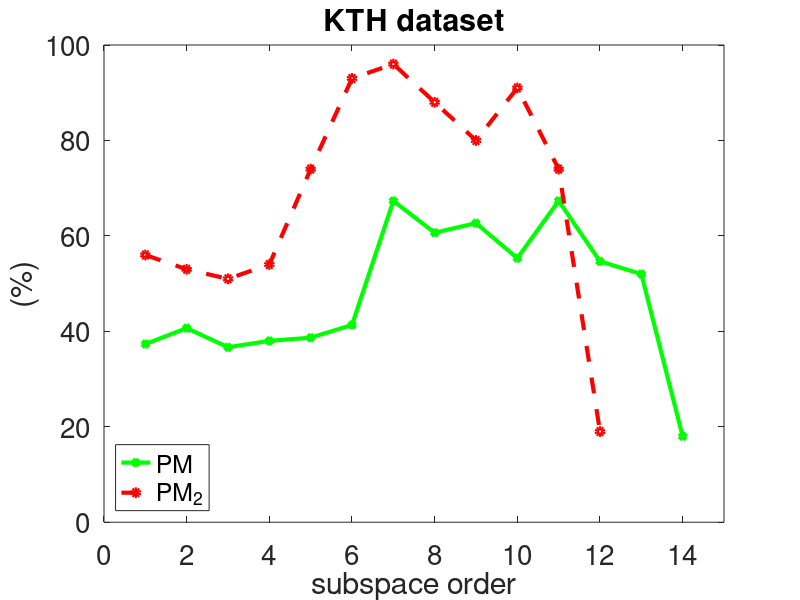
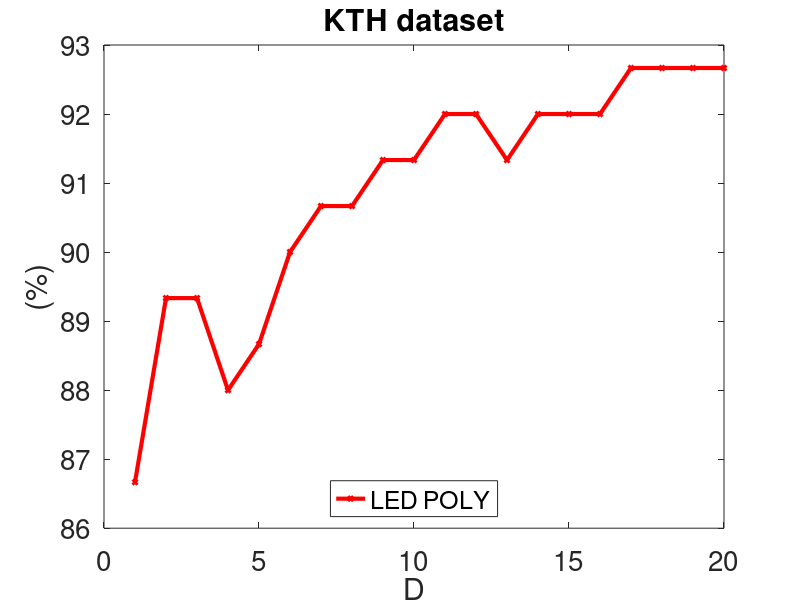
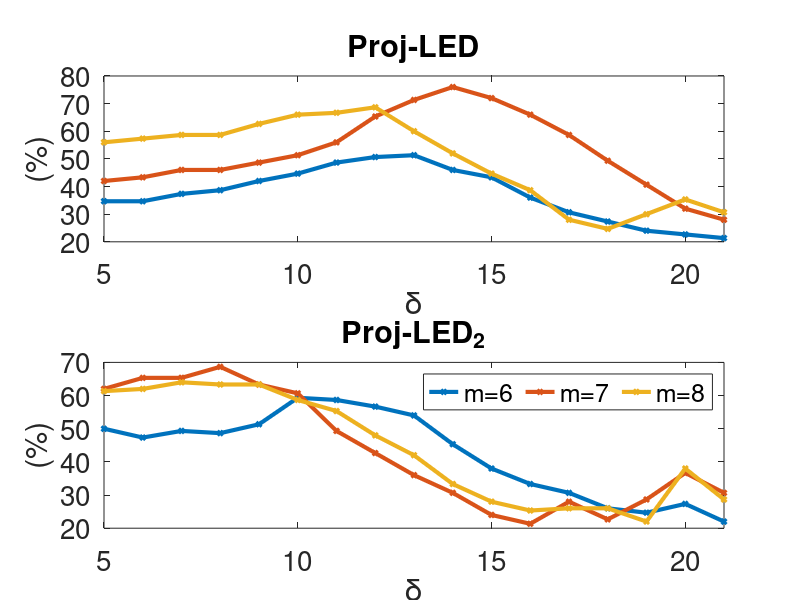

Source code (MATLAB) for these figures, in order:
clear all
close all
clc

%% NN: Projection Metric: KTH

p14=1:14;
p12=1:12;

PM_dim14 = [37.3333   40.6667   36.6667   38.0000   38.6667   41.3333   67.3333   60.6667   62.6667   55.3333   67.3333   54.6667   52.0000   18.0000];

%Bug: Incorrect see report
PM_dim12 = [56.0000   53.0000   51.0000   54.0000   74.0000   93.0000   96.0000   88.0000   80.0000   91.0000   74.0000   19.0000];


plot(p14,PM_dim14, '-gd', 'LineWidth',3,'MarkerSize',5);
hold on
plot(p12,PM_dim12, '--ro', 'LineWidth',3,'MarkerSize',5);
legend('PM','PM_{2}','Location', 'southwest');

title('KTH dataset','FontSize',20);
ylabel('(%)','FontSize',20)
xlabel('subspace order','FontSize',20)
set(gca,'FontSize',20); 

ylim([0 100])
xlim([0 15])

%Home
%print('/media/johanna/HD1T/latex-svn/wacv_2016_b/v2/images/experiments_kth/PM_kth','-dpng','-r300');
%Nicta
%print('/home/johanna/latex-svn/wacv_2016_b/v3/images/experiments_kth/PM_kth', '-dpng','-r300');


%% Kernels: LED_POLY: KTH
figure()

led_poly = [86.6667   89.3333   89.3333   88.0000   88.6667   90.0000   90.6667   90.6667   91.3333   91.3333   92.0000   92.0000 91.3333   92.0000   92.0000   92.0000   92.6667   92.6667   92.6667   92.6667];


plot(led_poly, '-rd','LineWidth',3,'MarkerSize',3)
title('KTH dataset','FontSize',20);
legend('LED POLY','Location', 'south');
ylabel('(%)','FontSize',20)
xlabel('D','FontSize',20)
set(gca,'FontSize',20);
%Home
%print('/media/johanna/HD1T/latex-svn/wacv_2016_b/v2/images/experiments_kth/LED-POLY_kth','-dpng','-r300');
%Nicta
%print('/home/johanna/latex-svn/wacv_2016_b/v3/images/experiments_kth/LED-POLY_kth','-dpng','-r300');




%% Kernels: Proj_RBF: KTH
figure()

%dim=14
load('./kth/dim_14/kernels/projRBF_all_p_delta_performance.mat');
%Doing only for p=6:8
all_p_mat = zeros(length(delta(20:end)), 3);
k=1;
for i=6:8
  all_p_mat(:,k) = all_p{i}(20:end);
  k = k+1;
end

%max_projRBF = max(max(all_p_mat));
subplot(211)
line1=plot(delta(20:end),all_p_mat, '-d','LineWidth',3,'MarkerSize',3);
title('Proj-LED','FontSize',20);
xlim([5, max(delta)]);
ylabel('(%)','FontSize',20)
xlabel('\delta','FontSize',20)
set(gca,'FontSize',20);
%legend( 'm=6', 'm=7', 'm=8', 'Location','southeast', 'orientation','horizontal');


%dim=12
load('./kth/dim_12_no_xy/kernels/projRBF_all_p_delta_performance_dim12.mat');
%Doing only for p=6:8
all_p_mat = zeros(length(delta(20:end)), 3);
k=1;
for i=6:8
  all_p_mat(:,k) = all_p{i}(20:end);
  k = k+1;
end

max_projRBF = max(max(all_p_mat));
subplot(212)
line2=plot(delta(20:end),all_p_mat, '-d','LineWidth',3,'MarkerSize',3);
title('Proj-LED_{2}','FontSize',20);
xlim([5, max(delta)]);
ylabel('(%)','FontSize',20)
xlabel('\delta','FontSize',20)
set(gca,'FontSize',20);
legend( 'm=6', 'm=7', 'm=8', 'Location','northeast', 'orientation','horizontal');
%hL = legend([line1],{'m=6', 'm=7', 'm=8'},'orientation','vertical', 'Location', 'BestOutside'  );

%Home
%print('/media/johanna/HD1T/latex-svn/wacv_2016_b/v2/images/experiments_kth/Proj-RBFY_kth','-dpng','-r300');
%Nicta
%print('/home/johanna/latex-svn/wacv_2016_b/v3/images/experiments_kth/Proj-RBF_kth','-dpng','-r300');






